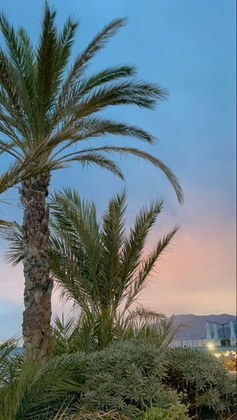
%> input picture 2/4.jpg, 237 x 420 px, shrunk from 564 x 998 before the run
$ octave pic_substitution2.m   (GNU Octave 9; MATLAB toolbox functions it lacks are replaced by stand-ins)
%> lines starting %> are read from the running program, lines starting %| are printed output that depends on the picture
im1=imread("4.jpg");
%> im1 is the input picture: size 420x237x3 uint8; mean R, G, B 99.1, 117.5, 122.4
im2=imread("5.jpg");
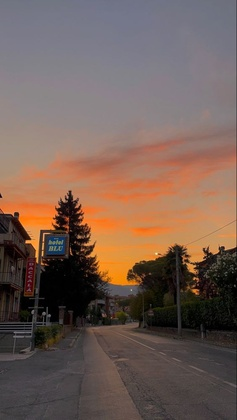
%> input picture 2/5.jpg, 237 x 420 px, shrunk from 564 x 998 before the run
%> im2 is the input picture: size 420x237x3 uint8; mean R, G, B 115.8, 94.5, 85
size_p=size(im1)
%> size_p = [420 237 3]
step=10
step=size_p(1) / step
%> step = 42
step=ceil(step)

for i =1:step
   j=0;
   while j+i< size_p(1)
       im1(i+j,:,:)=im2(i+j,:,:);
       j=j+step;

   end

    imshow(im1)
end
%> this loop made 42 passes
%> pass 1, `imshow(im1)`:
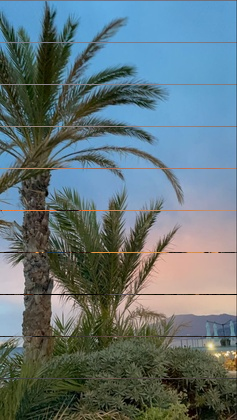
%> displayed picture: size 420x237x3, on the screen's scale of 0 to 255; mean R, G, B 99.6, 116.9, 121.4
%> pass 2, `imshow(im1)`:
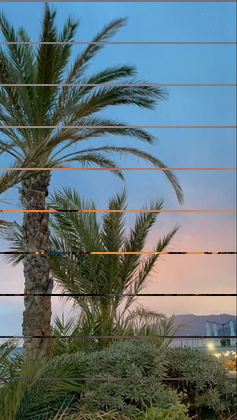
%> displayed picture: size 420x237x3, on the screen's scale of 0 to 255; mean R, G, B 100, 116.3, 120.4
